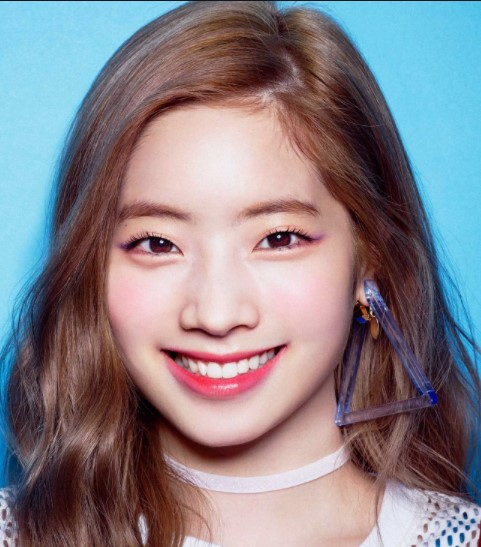
#> input picture teamproject/images/origin/test.jpg, 481 x 547 px
$ python -i cascade.py   (imports and definitions only)
#> lines starting #> are read from the running program, lines starting #| are printed output that depends on the picture
import cv2
import numpy as np
import os


def do_cascade(image):
#> called with image = 'images/origin/test.jpg'
    path="C:/dev/Pytorch-workspace_class/teamproject"
    img = cv2.imread(image)
#> img is the input picture: shape (547, 481, 3); mean B, G, R 136.3, 129.6, 136.2
    gray=cv2.cvtColor(img,cv2.COLOR_BGR2GRAY)
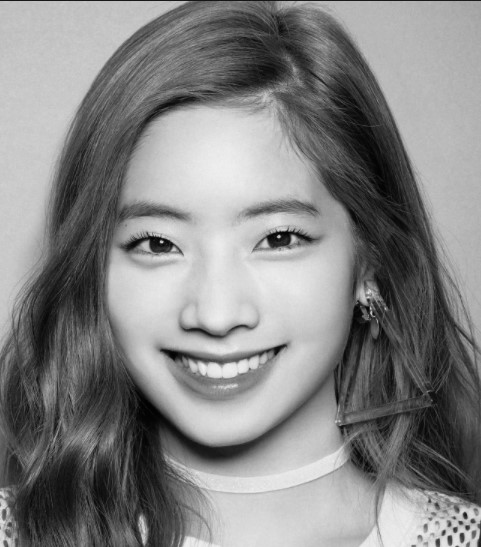
#> gray: shape (547, 481); min 1, max 241, mean 132.3

    cascade=cv2.CascadeClassifier('C:/Users/dlxog/.conda/envs/pytorch_env/Library/etc/haarcascades/haarcascade_frontalface_alt.xml')


    face=cascade.detectMultiScale(gray)
#> face = [[64, 121, 314, 314]]


    for (x,y,w,h) in face:
        roi=img[y:y+h,x:x+w]
#> this loop made 1 pass
#> pass 1, in do_cascade, `roi=img[y:y+h,x:x+w]`:
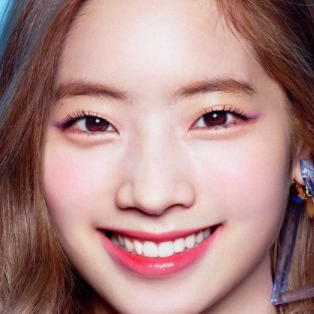
#> roi: shape (314, 314, 3); mean B, G, R 131.7, 133.8, 171.6
    #img 영역자르기의 경우  dst = src[100:600, 200:700]의 경우  src[높이(행), 너비(열)]이다. 즉 ,list형식

    _roi=cv2.resize(roi,dsize=(380,410))
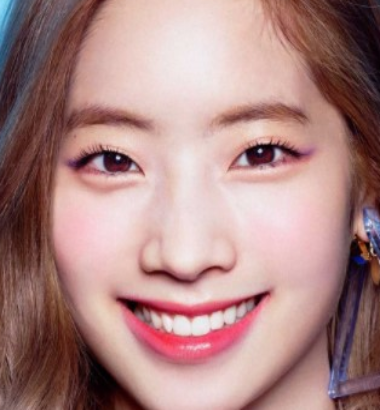
#> _roi: shape (410, 380, 3); mean B, G, R 131.6, 133.7, 171.4

    cv2.imwrite(path+"/images/cropped/caded.jpg",_roi)


>>> result = do_cascade('images/origin/test.jpg')
